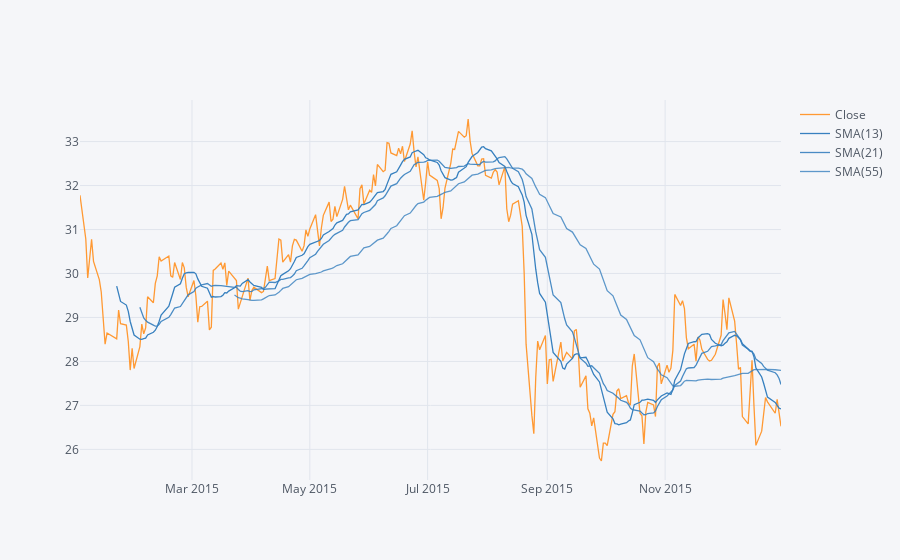

This figure's notebook cell:
### Code cell
MS = MS.sort_index()
MS['Close'].loc['2015-01-01':'2016-01-01'].ta_plot(study='sma',periods=[13,21,55], title ='Simple Moving Averages')

### Figure 1 — Plotly figure (JSON) as saved in the notebook; plotly's stock layout.template omitted (floating-point values rounded to 4 significant figures; data arrays with more than 128 entries replaced by an {"elided": "..."} marker saying what was removed)
{"data": [{"line": {"color": "rgba(255, 153, 51, 1.0)", "dash": "solid", "shape": "linear", "width": 1.3}, "mode": "lines", "name": "Close", "text": "", "type": "scatter", "x": {"elided": "252 str values"}, "y": {"elided": "252 float values"}}, {"line": {"color": "rgba(55, 128, 191, 1.0)", "dash": "solid", "shape": "linear", "width": 1.3}, "mode": "lines", "name": "SMA(13)", "text": "", "type": "scatter", "x": {"elided": "252 str values"}, "y": {"elided": "252 mixed values"}}, {"line": {"color": "rgba(55, 128, 191, 0.8999999999999999)", "dash": "solid", "shape": "linear", "width": 1.3}, "mode": "lines", "name": "SMA(21)", "text": "", "type": "scatter", "x": {"elided": "252 str values"}, "y": {"elided": "252 mixed values"}}, {"line": {"color": "rgba(55, 128, 191, 0.7999999999999998)", "dash": "solid", "shape": "linear", "width": 1.3}, "mode": "lines", "name": "SMA(55)", "text": "", "type": "scatter", "x": {"elided": "252 str values"}, "y": {"elided": "252 mixed values"}}], "layout": {"legend": {"bgcolor": "#F5F6F9", "font": {"color": "#4D5663"}}, "paper_bgcolor": "#F5F6F9", "plot_bgcolor": "#F5F6F9", "title": {"font": {"color": "#4D5663"}}, "xaxis": {"gridcolor": "#E1E5ED", "showgrid": true, "tickfont": {"color": "#4D5663"}, "title": {"font": {"color": "#4D5663"}, "text": ""}, "zerolinecolor": "#E1E5ED"}, "yaxis": {"gridcolor": "#E1E5ED", "showgrid": true, "tickfont": {"color": "#4D5663"}, "title": {"font": {"color": "#4D5663"}, "text": ""}, "zerolinecolor": "#E1E5ED"}}}
